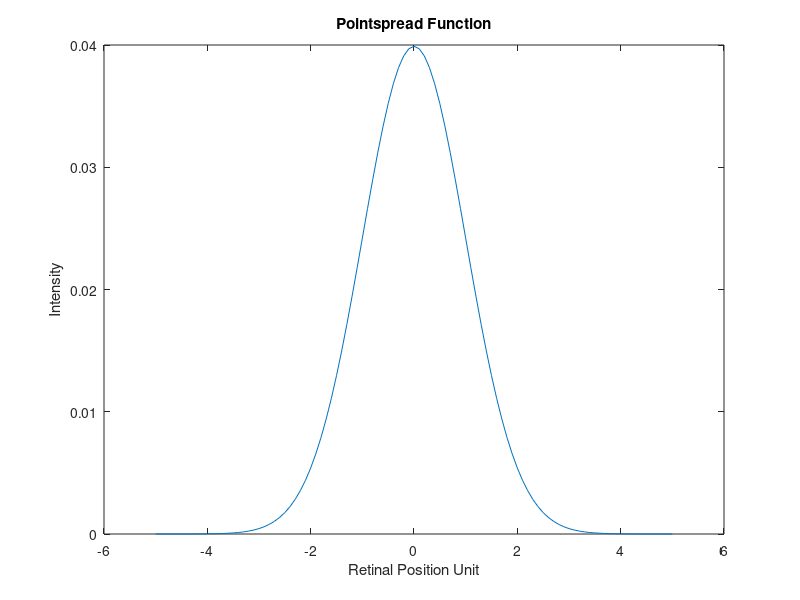
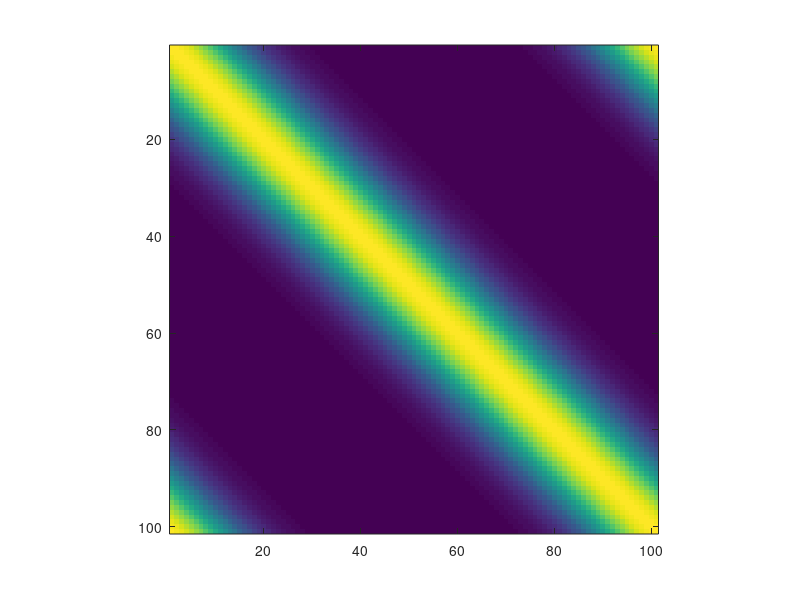

Here is the MATLAB script that generated these plots, in order: (Note: this script raises an error after producing the figures.)
clear all
close all

% Calculating the retinal image using Fourier transforms
nPixels = 101;

% Choose parameters and range of x values
mu = 0;
sigma = 1;
x = linspace(-5, 5, nPixels);

% Compute the values for a symmetric pointspread
sym_pointspread = normpdf(x, mu, sigma);

% POINTSPREAD SELECTION %
pointspread = sym_pointspread;
pointspread = pointspread / sum(pointspread);

% Plot the pointspread
figure(1)
plot(x, pointspread);
xlabel('Retinal Position Unit');
ylabel('Intensity');
title('Pointspread Function');

% Initialize system matrix
system_matrix = zeros(nPixels, nPixels);

% Populate central column with pointspread function values
central_column_index = ceil(nPixels/2);
system_matrix(:, central_column_index) = pointspread;

% Filling in the system matrix

for col_index = 1:nPixels
    if col_index <= central_column_index 
        col_shift = central_column_index - col_index; 
        shifted_col = circshift(pointspread, -col_shift);
    else
        col_shift = col_index - central_column_index;
        shifted_col = circshift(pointspread, col_shift);
    end
    system_matrix(:, col_index) = shifted_col;
end

% To visualize the system matrix
figure; imagesc(system_matrix); axis('square');

% Harmonic Input
A = 2; % Amplitude
f = 0.3; % Frequency
alpha = pi/4; % phase shift

display_image_sine = (A * sin(2 * pi * f * x + alpha))';
display_image_sine = zeros(size(display_image_sine));
display_image_sine(central_column_index) = 1;

figure(2) 
sgtitle('Shift-Invariant Optical System with Harmonic Input');

subplot(2, 1, 1);
plot(x, display_image_sine);
xlabel('Spatial Position Unit');
ylabel('Intensity');
title('Display Image Intensity (Input)');

% Finding retinal image through matrix multiplication and using Fourier
% transforms

retinal_image = system_matrix * display_image_sine;

% Finding and sorting eigenvectors and eigenvalues
[eigenvectors, eigenvalues_matrix] = eig(system_matrix);
% Returns diagonal matrix D of eigenvalues and matrix V whose columns are the corresponding right eigenvectors, so that A*V = V*D.

% Extracting eigenvalues from diagonal matrix
eigenvalues = diag(eigenvalues_matrix);

% Sort the eigenvalues in ascending order and get the sorting indices
[~, sorting_indices] = sort(eigenvalues);

% Reorder the eigenvectors according to the sorted eigenvalues
sorted_eigenvalues = eigenvalues(sorting_indices);
sorted_eigenvectors = eigenvectors(:, sorting_indices);

% Flipping evectors and evalues so evalues are in descending order
D = diag(sorted_eigenvalues(end:-1:1));
desc_eigenvectors = sorted_eigenvectors(:,end:-1:1);

% Verify the reconstruction
reconstructed_system_matrix = desc_eigenvectors * D * inv(desc_eigenvectors);
dist = norm(reconstructed_system_matrix - system_matrix);

% Retinal image formula without shifts
% retinal_image_fft = ifft(diag(real(fft(pointspread)))*fft(display_image_sine));
% Correct formula with shifts
retinal_image_fft = ifftshift(ifft(diag(fft(fftshift(pointspread)))*fft(fftshift(display_image_sine))));

% distances = abs(retinal_image - retinal_image_fft);

% Alternate method: multiply E inverse, SM, and E to get D (D_direct = D)
% D_direct = eigenvectors * system_matrix * inv(eigenvectors);
% retinal_image_fft = inv(eigenvectors) * (D_direct * (eigenvectors * display_image_sine));

% Plotting retinal image with harmonic input
subplot(2, 1, 2);
hold on
plot(x, retinal_image);
plot(x, retinal_image_fft); 
xlabel('Retinal Position Unit');
ylabel('Intensity');
title('Intensity of Retinal Image (Output)');
legend('Matrix Mult.', 'Fourier Transforms')
hold off
% If they don't match up exactly it is due to numerical precision errors
% and/or undersampling

% FINDING RETINAL IMAGE USING MATLAB'S IFFT MATRIX %

% Creating the E_ifft matrix
matrix = diag(ones(nPixels, 1));
E_ifft = zeros(nPixels, nPixels);
E_ifft_reordered = zeros(nPixels, nPixels);

for i = (1:nPixels)
    col = ifftshift(ifft(matrix(:,i)));
    E_ifft(:, i) = col;
end

% Checking that the columns of E_ifft (complex exponentials) correspond to
% linear combinations of columns in E_M

% This did not work, most likely due to numerical precision errors
% quotient1 = zeros(nPixels, central_column_index);
% quotient2 = zeros(nPixels, central_column_index);

% frequency = i;
% eCheck1 = E_M(:,1+2*frequency-1:1+2*frequency)*(E_M(:,1+2*frequency-1:1+2*frequency)\E_ifft(:,1+frequency));
% % We should have eCheck1 = E_ifft(:,1+frequency)
% eCheck2 = E_M(:,1+2*frequency-1:1+2*frequency)*(E_M(:,1+2*frequency-1:1+2*frequency)\E_ifft(:,nPixels-frequency+1));
% % We should have eCheck2 = E_ifft(:,nPixels-frequency+1)
% quotient1(:, i) = eCheck1 .\ E_ifft(:,1+frequency);
% quotient2(:, i) = eCheck2 .\ E_ifft(:,nPixels-frequency+1);

frequencies = 1:(nPixels - 1)/2; 
E_M = desc_eigenvectors;
list1 = [];
list2 = [];

for i = (1:length(frequencies))
    frequency = i;
    % Get the regression weights on the whole eigenvector matrix E_M.
    % Only two should be very big for each column of the E_ifft matrix.
    weights1 = E_M\E_ifft(:,1+frequency);
    weights2 = E_M\E_ifft(:,nPixels-frequency+1);
    % weights1 and weights2 should be the same

    absWeights1 = abs(weights1);
    absWeights2 = abs(weights2);

    % Finding largest and second largest weights
    max_weight1 = max(absWeights1); 
    max_index_weight1 = find(absWeights1 == max_weight1);
    % Removing the max value so that we can find the second largest value
    absWeights1(max_index_weight1) = [];
    second_max_weight1 = max(absWeights1);
    second_max_index_weight1 = find(absWeights1 == second_max_weight1);
    list1{end + 1} = {max(max_index_weight1); max(second_max_index_weight1)};
    % Put max() to account for the weight being the same at two indices
    % (choose the larger one)

    max_weight2 = max(absWeights2); 
    max_index_weight2 = find(absWeights2 == max_weight2);
    % Removing the max value so that we can find the second largest value
    absWeights2(max_index_weight2) = [];
    second_max_weight2 = max(absWeights2);
    second_max_index_weight2 = find(absWeights2 == second_max_weight2);
    list2{end + 1} = {max(max_index_weight2); max(second_max_index_weight2)};
    % Put max() to account for the weight being the same at two indices
    % (choose the larger one)

    % Then reorder the E_ifft matrix
    % Want to move the E_ifft column to the index of the weight
    % Using the weights1 list
    E_ifft_reordered(:,1+frequency) = E_ifft(:, list2{frequency}{1});
    E_ifft_reordered(:,nPixels-frequency+1) = E_ifft(:, (list2{frequency}{1} + 1));
end

% absWeights1 = sort(abs(weights1),'descend');
% absWeights2 = sort(abs(weights2),'descend');

% Using list 2 to reorder the MATLAB ifft matrix - should correspond to
% increasing spatial frequency with increasing index.

D_direct = inv(E_ifft) * system_matrix * E_ifft;
retinal_image_fft_2 = E_ifft * (D_direct * (inv(E_ifft) * display_image_sine));

figure(3) 
sgtitle('Shift-Invariant Optical System with Harmonic Input, using MATLABs IFFT Matrix');

subplot(2, 1, 1);
plot(x, display_image_sine);
xlabel('Spatial Position Unit');
ylabel('Intensity');
title('Display Image Intensity (Input)');

% Plotting retinal image with harmonic input, using E_ifft
subplot(2, 1, 2);
hold on
plot(x, retinal_image);
plot(x, retinal_image_fft_2); 
xlabel('Retinal Position Unit');
ylabel('Intensity');
title('Intensity of Retinal Image (Output)');
legend('Matrix Mult.', 'Fourier Transforms')
hold off

% FREQUENCY PLOT %

figure(4);

fs = 1/0.1;
% 0.1 seconds between each sample (sampling period), so the signal is sampled 10 times per
% second
N = length(display_image_sine);
Freq = (0:N-1)*(fs/N);
% Scaling the indices to frequency values

Y = E_ifft_reordered * (pointspread)';
% Fourier transform of the pointspread

% plot(Freq(1:round(N/2)), Y(1:round(N/2)));
plot(Freq, Y)